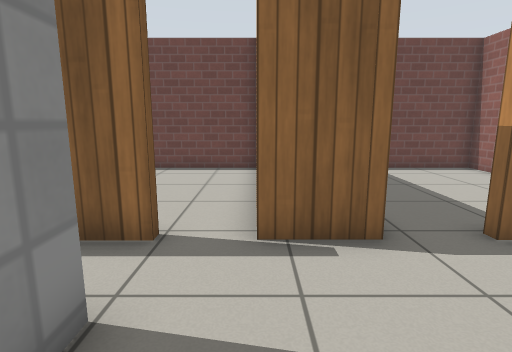
view 1 (above)

16 first-person views from a walk through a Gazebo world. The camera is 0.92 m above the floor, tilts 10° down and sees 80° across. The floor is counted in squares, 0.5 m on a side. Each view is taken from the middle of a square. On the plan, view 1 faces up. The plan holds only what a view shows up to about 16 squares ahead; the rest is blank. Gazebo's built-in surfaces are drawn with simple patterns.

view 2
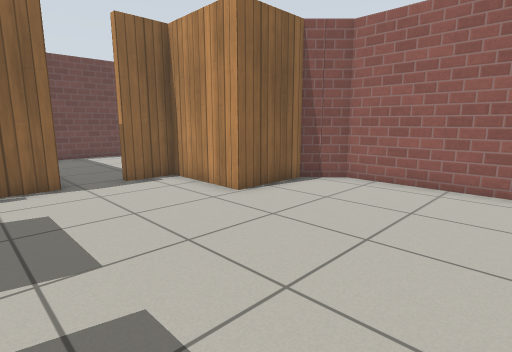

view 3
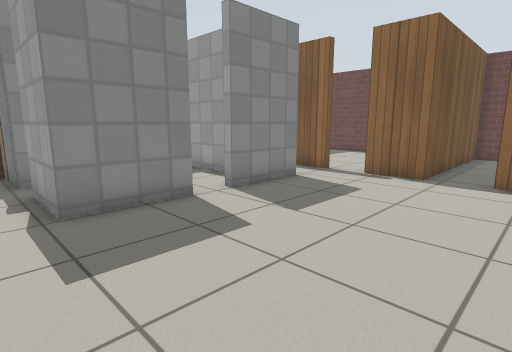

view 4
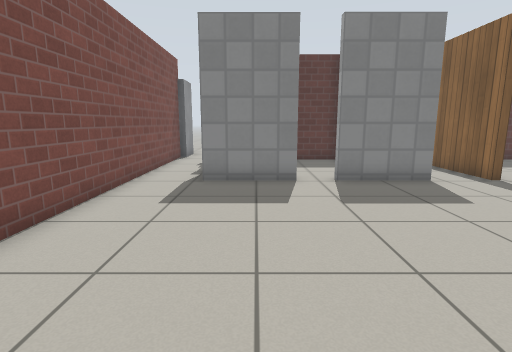

view 5
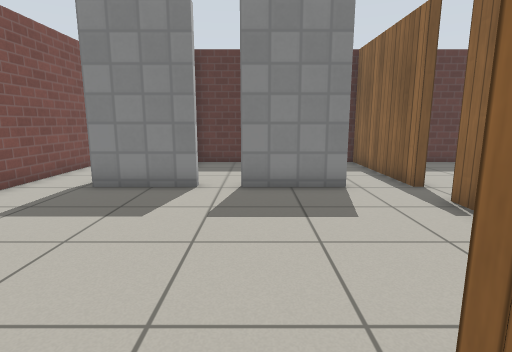

view 6
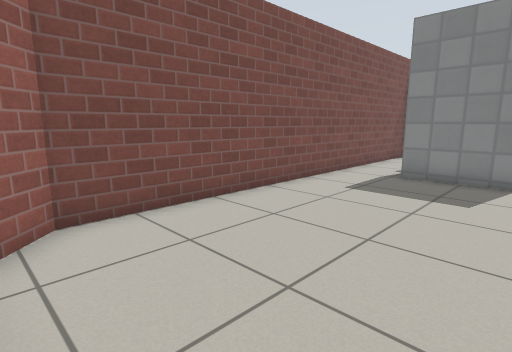

view 7
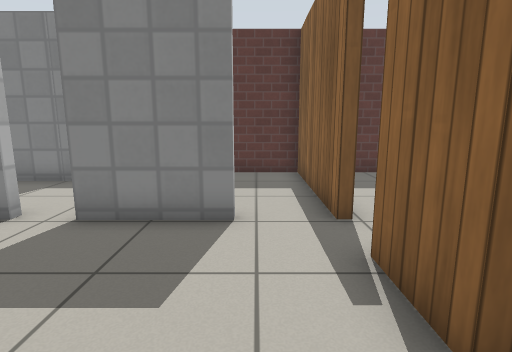

view 8
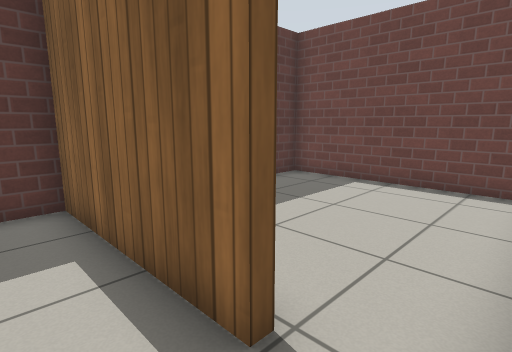

view 9
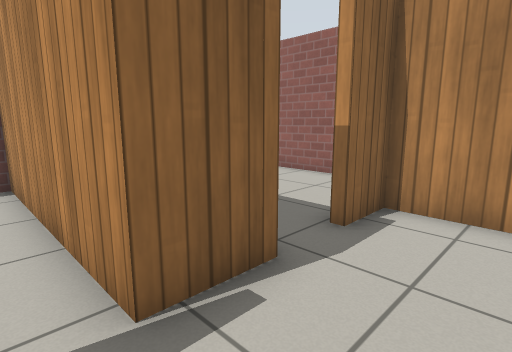

view 10
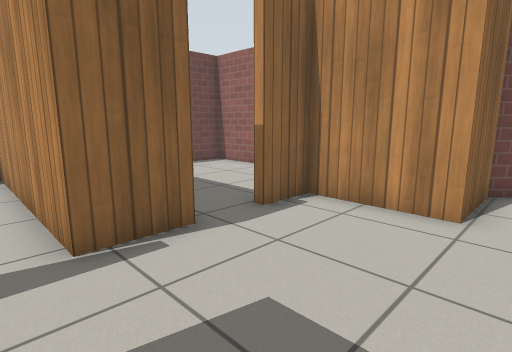

view 11
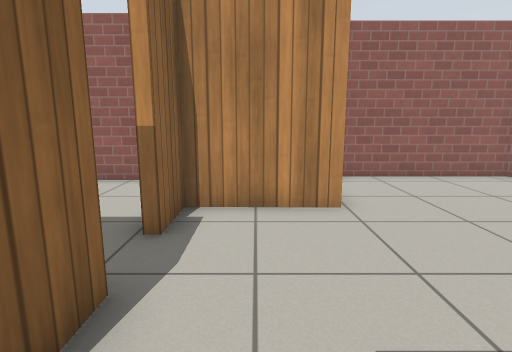

view 12
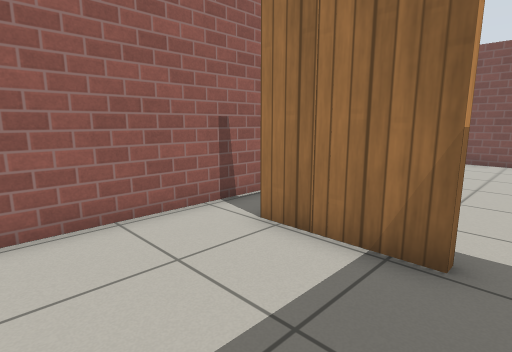

view 13
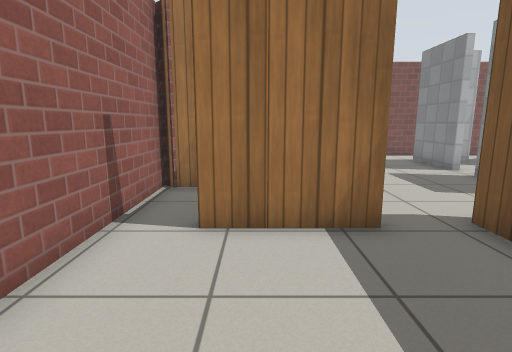

view 14
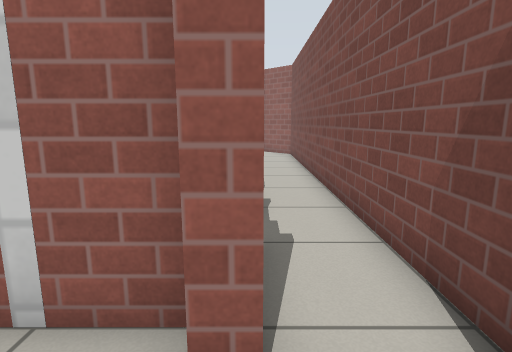

view 15
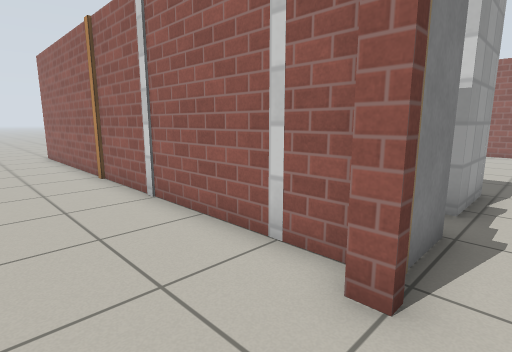

view 16
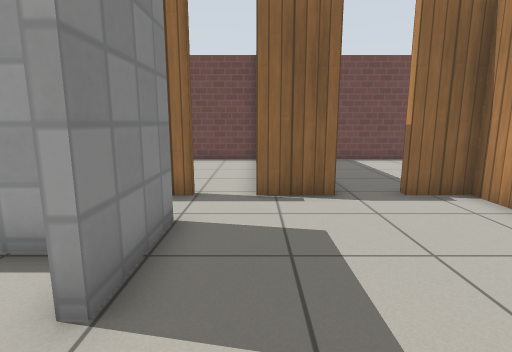

### Floor plan
Points are (right, up) in squares from view 1. A wall is a line through its corners. A room is listed if a view was taken in it or the views show most of it. See-through windows are left out.
Room 1 (views 1, 2, 3, 4, 5, 6, 7, 8, 9, 10, 11, 16)
walls: (-2, -1.7) (-1.6, -1.7) (-1.6, -4.7) (-4.1, -4.7); (-1.6, 2.6) (-1.6, -0.5); (2, 5.6) (2, 4.6) (0, 4.6) (0, 5.6); (-1.5, 4.6) (-7.2, 4.6) (-7.2, 2.1); (-4.5, -7) (7.9, -7) (9.4, -5.5) (9.4, 0) (8.3, 1.1) (5.5, 1.1) (5.5, 4.6) (3.8, 4.6)
ways out: opening at (3, 5) to room 2; opening at (-1, 5) to room 4; opening at (-2, -1) to room 5; opening at (-5, -6) to room 6
Room 2 (views 12, 13)
walls: (3.8, 4.9) (7.1, 4.9); (8.7, 5.5) (8.7, 12.4) (2, 12.4) (2, 5.6)
ways out: opening at (3, 5) to room 1; opening at (8, 5) to room 7
Room 3 (views 14, 15)
walls: (-7.5, -4.4) (-7.5, 12.7); (-8.2, -5.1) (-8.2, -4.5); (8.4, 1.4) (8.7, 1.1)
ways out: opening at (-8, -6) to room 6
Room 4 (no view inside)
walls: (0, 5.6) (0, 12.4) (-7.2, 12.4) (-7.2, 6.6)
ways out: opening at (-1, 5) to room 1
Room 5 (no view inside)
walls: (-5.5, -2.7) (-5.5, -4.6); (-4.1, -4.4) (-3.6, -4.4); (-2.8, 1.1) (-6, 1.1); (-7.2, 1) (-7.2, -2.8)
ways out: opening at (-2, -1) to room 1; opening at (-5, -5) to room 6
Room 6 (no view inside)
walls: (-8.2, -7) (-4.5, -7)
low walls: (-7.4, -4.7) (-8, -4.7)
ways out: opening at (-5, -6) to room 1; opening at (-8, -6) to room 3; opening at (-5, -5) to room 5
objects: door leaf (-7, -5) to (-6, -5)
Room 7 (no view inside)
walls: (7.6, 1.4) (8.4, 1.4); (8.7, 1.1) (8.7, 5.5)
ways out: opening at (8, 5) to room 2

Where each view was taken, in squares from view 1:
view 1: 0 up, 0 right, facing up
view 2: 5 down, 0 right, facing up-right
view 3: 6 down, 5 right, facing up-left
view 4: 3 down, 8 right, facing left
view 5: 0 up, 7 right, facing left
view 6: 1 down, 9 right, facing down-left
view 7: 3 up, 4 right, facing left
view 8: 3 up, 0 right, facing up-left
view 9: 2 up, 1 left, facing up-right
view 10: 0 up, 1 left, facing up-right
view 11: 3 up, 1 left, facing right
view 12: 9 up, 3 right, facing down-right
view 13: 10 up, 6 right, facing down
view 14: 5 down, 10 left, facing right
view 15: 6 down, 11 left, facing up-right
view 16: 3 down, 0 right, facing up
